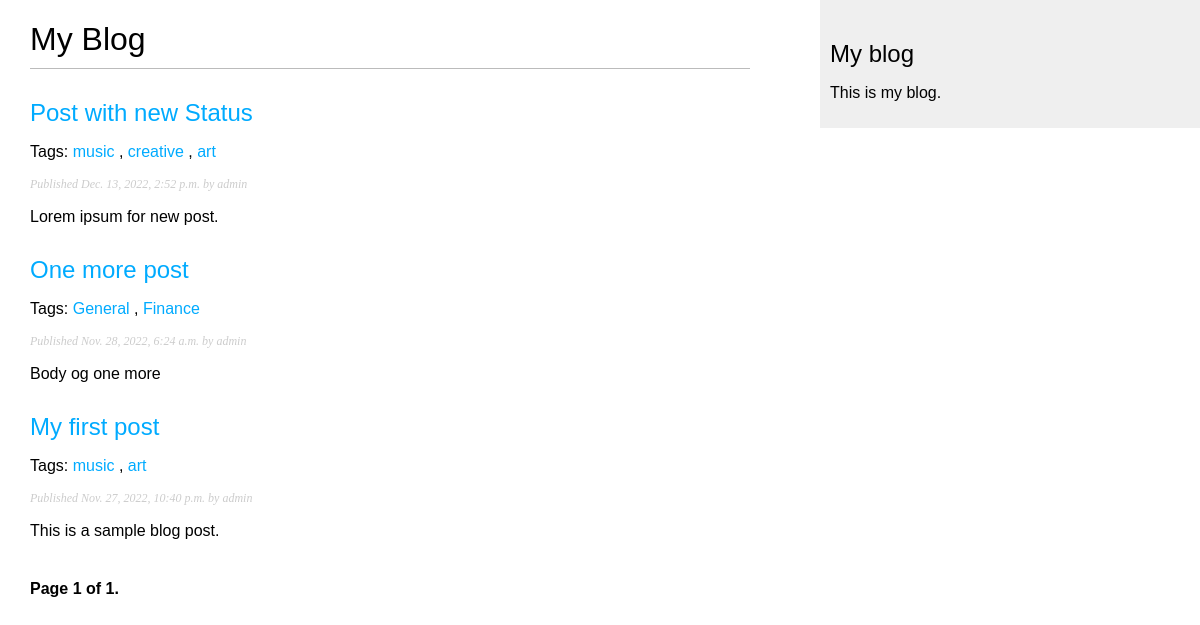
Screenshot of /blog/ with the database file from the repository.
### blog/models.py (models this page shows, shortened)
class Post(models.Model):
    STATUS_CHOICES = (
        ('draft', 'Draft'),
        ('published', 'Published'),
    )
    title = models.CharField(max_length=250)
    slug = models.SlugField(max_length=250, unique_for_date='publish')
    author = models.ForeignKey(User, on_delete=models.CASCADE, related_name='blog_posts')
    body = models.TextField()
    publish = models.DateTimeField(default=timezone.now)
    created = models.DateTimeField(auto_now_add=True)
    updated = models.DateTimeField(auto_now=True)
    status = models.CharField(max_length=10, choices=STATUS_CHOICES, default='draft')
    objects = models.Manager() #The default manager
    published = PublishedManager() #my custom manager
    tags = TaggableManager()
    class Meta:
        ordering = ('-publish',)
    def get_absolute_url(self):
        return reverse('blog:post_detail',
                        args=[self.publish.year,
                        self.publish.month,
                        self.publish.day, self.slug])

### blog/views.py (the view)
# urls.py: path('', views.post_list, name='post_list'),
def post_list(request, tag_slug=None):
    object_list = Post.published.all()
    tag = None
    if tag_slug:
        tag = Tag.objects.filter(slug=tag_slug).values_list('name', flat=True)
        object_list = object_list.filter(tags__in = tag)
    paginator = Paginator(object_list, 3) # 3 posts in each page
    page = request.GET.get('page')
    try:
        posts = paginator.page(page)
    except PageNotAnInteger:
        posts = paginator.page(1)
    except EmptyPage:
        posts = paginator.page(paginator.num_pages)
    return render(request,
                 'blog/post/list.html',
                 {'page': page,
                  'posts': posts,
                  'tag': tag})

### blog/models.py (called while the page is built)
    def get_queryset(self):
        return super(PublishedManager,
                    self).get_queryset()\
                        .filter(status='published')

### blog/templates/blog/post/list.html (shortened to what this page needs)
{% extends "blog/base.html" %}
{% block content %}
  <h1>My Blog</h1>
  {% for post in posts %}
    <h2>
      <a href="{{ post.get_absolute_url }}">
        {{ post.title }}
      </a>
    </h2>
    <p class="tags">
      Tags:
      {% for tag in post.tags.all %}
        <a href="{% url "blog:post_list_by_tag" tag.slug %}">
          {{ tag.name }}
        </a>
        {% if not forloop.last %}, {% endif %}
      {% endfor %}
    </p>
    <p class="date">
      Published {{ post.publish }} by {{ post.author }}
    </p>
    {{ post.body|truncatewords:30|linebreaks }}
  {% endfor %}
  {% include "pagination.html" with page=posts %}
{% endblock %}

### blog/templates/blog/base.html (shortened to what this page needs)
{% load static %}
<!DOCTYPE html>
<html>
<head>
<link href="{% static "css/blog.css" %}" rel="stylesheet">
</head>
<body>
<div id="content">
{% block content %}
{% endblock %}
</div>
<div id="sidebar">
<h2>My blog</h2>
<p>This is my blog.</p>
</div>
</body>
</html>

### blog/templates/pagination.html (shortened to what this page needs)
<div class="pagination">
    <span class="step-links">
    <span class="current">
    Page {{ page.number }} of {{ page.paginator.num_pages }}.
    </span>
    </span>
    </div>

### blog/static/css/blog.css (style rules this page uses)
body { margin:0; padding:0; font-family:helvetica, sans-serif; }
a { color:#00abff; text-decoration:none; }
h1 { font-weight:normal; border-bottom:1px solid #bbb; padding:0 0 10px 0; }
h2 { font-weight:normal; margin:30px 0 0; }
#content { float:left; width:60%; padding:0 0 0 30px; }
#sidebar { float:right; width:30%; padding:10px; background:#efefef; height:100%; }
p.date { color:#ccc; font-family: georgia, serif; font-size: 12px; font-style: italic; }
.pagination { margin:40px 0; font-weight:bold; }

### rows the page displays
Post: title "Post with new Status", publish "Dec. 13, 2022, 2:52 p.m.", author "admin", body "Lorem ipsum for new post."
Tag: name "music"
Tag: name "creative"
Tag: name "art"
Post: title "One more post", publish "Nov. 28, 2022, 6:24 a.m.", author "admin", body "Body og one more"
Tag: name "General"
Tag: name "Finance"
Post: title "My first post", publish "Nov. 27, 2022, 10:40 p.m.", author "admin", body "This is a sample blog post."

### other values shown
{{ page.number }} "1"
{{ page.paginator.num_pages }} "1"
